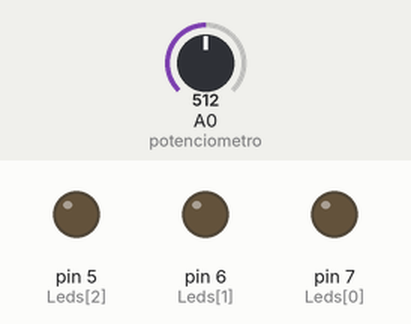
This sketch was run on a simulated Arduino Uno, built with avr-gcc and run on an emulated ATmega328P. Parts: output pins drawn as LEDs (lit = HIGH). The test bench sets the inputs (shaded band); at power-on: A0 (potenciometro) = 512.

Above: at 2.8 s.
2.9 s: A0 (potenciometro) set to 668
5.6 s: A0 (potenciometro) set to 691
At 7.5 s:
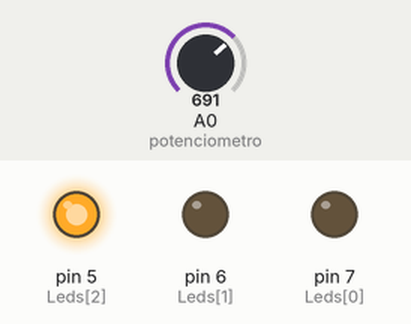
11.6 s: A0 (potenciometro) set to 511
At 12.7 s:
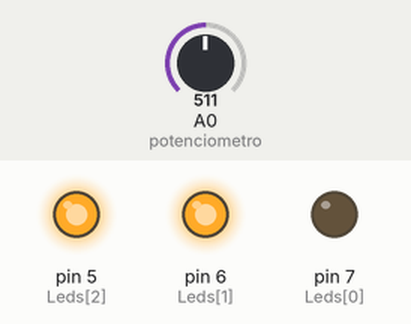
15.7 s: A0 (potenciometro) set to 356
18.4 s: A0 (potenciometro) set to 324
At 21.6 s:
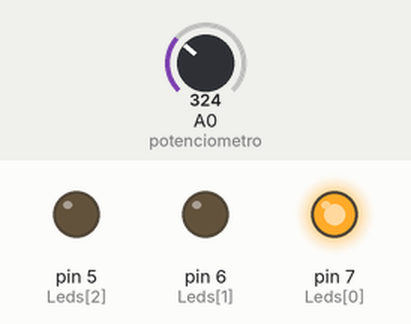
24.4 s: A0 (potenciometro) set to 716
At 27.9 s:
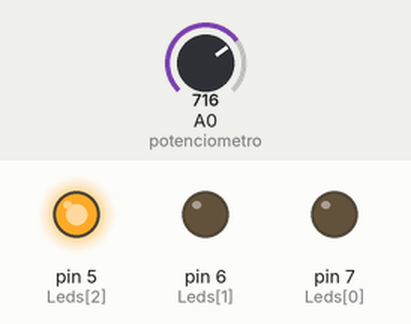
Timing chart, 0 to 30.9 s (numbered marks = the images above; inputs shaded):
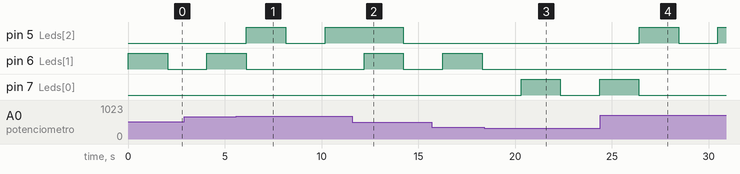

The sketch:

_ex3_.ino
```cpp
const byte Leds[3] = {7, 6, 5};
const byte potenciometro = A0;
void setup() {
  Serial.begin(9600);
  // put your setup code here, to run once:
  byte pinL;
  for(pinL = 0; pinL <= 2; pinL++){
    pinMode(Leds[pinL], OUTPUT);
  }
}

void loop() {
  // put your main code here, to run repeatedly:
  int pot = analogRead(potenciometro);
  byte i;
  for(i = 0; i <= 2; i++){
    delay(10);
     if(i == pot / 342  ){
        piscaLED(Leds[i], 1000);
     }
     else{
       digitalWrite(Leds[i], LOW);
      }

  }
}
//Função para piscar
void piscaLED(byte LED, int tempo){
      digitalWrite(LED, ! digitalRead(LED));
      delay(tempo);
      digitalWrite(LED, ! ! digitalRead(LED));
      delay(tempo);

  }
```

Measured:
- the behaviour switches between 683 and 684 on A0 (potenciometro) (found by bisection; images 0 and 1)
- the behaviour switches between 342 and 341 on A0 (potenciometro) (found by bisection; images 2 and 3)
- after the input at 5.6 s, pin 5 (Leds[2]): LOW → HIGH after 0.52 s, → LOW 2.0 s later, → HIGH 2.0 s later; pin 6 (Leds[1]): goes on until 6.1 s, then stays LOW
- after the input at 11.6 s, pin 6 (Leds[1]): LOW → HIGH after 0.60 s, → LOW 2.0 s later
- after the input at 18.4 s, pin 6 (Leds[1]): stays LOW (without the input it goes to HIGH after 1.9 s); pin 7 (Leds[0]): LOW → HIGH after 1.9 s, → LOW 2.0 s later, → HIGH 2.0 s later
- after the input at 24.4 s, pin 5 (Leds[2]): LOW → HIGH after 2.0 s, → LOW 2.0 s later, → HIGH 2.0 s later; pin 7 (Leds[0]): goes on until 26.4 s, then stays LOW
